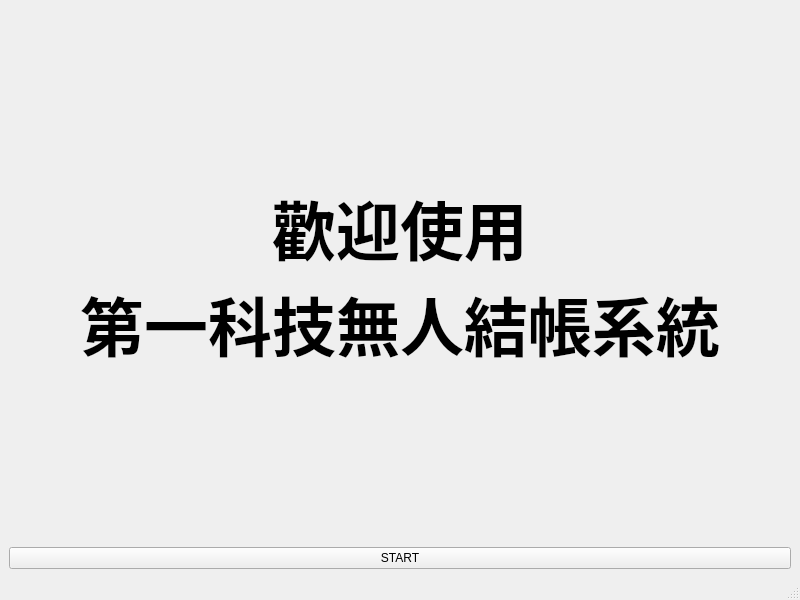
<?xml version="1.0" encoding="UTF-8"?>
<ui version="4.0">
 <class>MainWindow</class>
 <widget class="QMainWindow" name="MainWindow">
  <property name="geometry">
   <rect>
    <x>0</x>
    <y>0</y>
    <width>800</width>
    <height>600</height>
   </rect>
  </property>
  <property name="windowTitle">
   <string>MainWindow</string>
  </property>
  <widget class="QWidget" name="centralwidget">
   <property name="layoutDirection">
    <enum>Qt::LeftToRight</enum>
   </property>
   <layout class="QGridLayout" name="gridLayout_2">
    <item row="1" column="0">
     <widget class="QPushButton" name="btn_start">
      <property name="text">
       <string>START</string>
      </property>
     </widget>
    </item>
    <item row="0" column="0">
     <widget class="QLabel" name="lab_welcome">
      <property name="font">
       <font>
        <pointsize>48</pointsize>
        <weight>75</weight>
        <bold>true</bold>
       </font>
      </property>
      <property name="layoutDirection">
       <enum>Qt::LeftToRight</enum>
      </property>
      <property name="text">
       <string>歡迎使用
第一科技無人結帳系統</string>
      </property>
      <property name="textFormat">
       <enum>Qt::AutoText</enum>
      </property>
      <property name="alignment">
       <set>Qt::AlignCenter</set>
      </property>
      <property name="wordWrap">
       <bool>false</bool>
      </property>
     </widget>
    </item>
   </layout>
  </widget>
  <widget class="QMenuBar" name="menubar">
   <property name="geometry">
    <rect>
     <x>0</x>
     <y>0</y>
     <width>800</width>
     <height>22</height>
    </rect>
   </property>
  </widget>
  <widget class="QStatusBar" name="statusbar"/>
 </widget>
 <resources/>
 <connections>
  <connection>
   <sender>btn_start</sender>
   <signal>clicked()</signal>
   <receiver>btn_start</receiver>
   <slot>click()</slot>
   <hints>
    <hint type="sourcelabel">
     <x>538</x>
     <y>557</y>
    </hint>
    <hint type="destinationlabel">
     <x>569</x>
     <y>561</y>
    </hint>
   </hints>
  </connection>
 </connections>
</ui>
